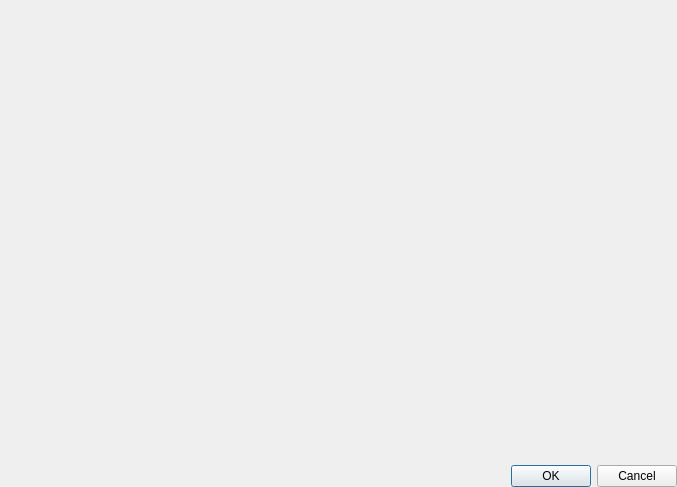
<?xml version="1.0" encoding="UTF-8"?>
<ui version="4.0">
 <class>ChoosePatternsDatasetDialog</class>
 <widget class="QDialog" name="ChoosePatternsDatasetDialog">
  <property name="geometry">
   <rect>
    <x>0</x>
    <y>0</y>
    <width>677</width>
    <height>487</height>
   </rect>
  </property>
  <property name="windowTitle">
   <string>Choose Pattern Dataset</string>
  </property>
  <layout class="QGridLayout" name="gridLayout">
   <property name="leftMargin">
    <number>0</number>
   </property>
   <property name="topMargin">
    <number>0</number>
   </property>
   <property name="rightMargin">
    <number>0</number>
   </property>
   <property name="bottomMargin">
    <number>0</number>
   </property>
   <item row="1" column="0">
    <widget class="QDialogButtonBox" name="buttonBox">
     <property name="orientation">
      <enum>Qt::Horizontal</enum>
     </property>
     <property name="standardButtons">
      <set>QDialogButtonBox::Cancel|QDialogButtonBox::Ok</set>
     </property>
    </widget>
   </item>
   <item row="0" column="0">
    <widget class="HDF5DatasetSelectionWidget" name="hdf5DatasetSelectionWidget" native="true"/>
   </item>
  </layout>
 </widget>
 <customwidgets>
  <customwidget>
   <class>HDF5DatasetSelectionWidget</class>
   <extends>QWidget</extends>
   <header location="global">HDF5DatasetSelectionWidget.h</header>
   <container>1</container>
  </customwidget>
 </customwidgets>
 <resources/>
 <connections>
  <connection>
   <sender>buttonBox</sender>
   <signal>accepted()</signal>
   <receiver>ChoosePatternsDatasetDialog</receiver>
   <slot>accept()</slot>
   <hints>
    <hint type="sourcelabel">
     <x>248</x>
     <y>254</y>
    </hint>
    <hint type="destinationlabel">
     <x>157</x>
     <y>274</y>
    </hint>
   </hints>
  </connection>
  <connection>
   <sender>buttonBox</sender>
   <signal>rejected()</signal>
   <receiver>ChoosePatternsDatasetDialog</receiver>
   <slot>reject()</slot>
   <hints>
    <hint type="sourcelabel">
     <x>316</x>
     <y>260</y>
    </hint>
    <hint type="destinationlabel">
     <x>286</x>
     <y>274</y>
    </hint>
   </hints>
  </connection>
 </connections>
</ui>
